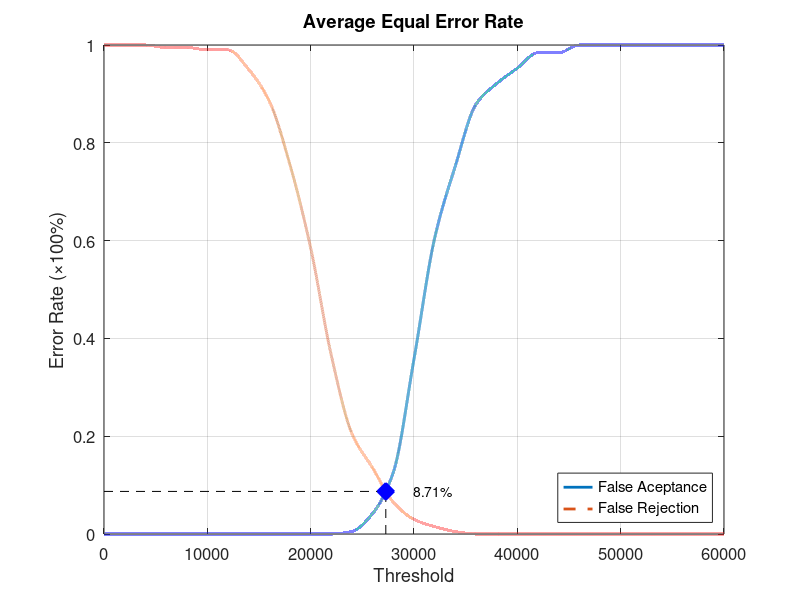
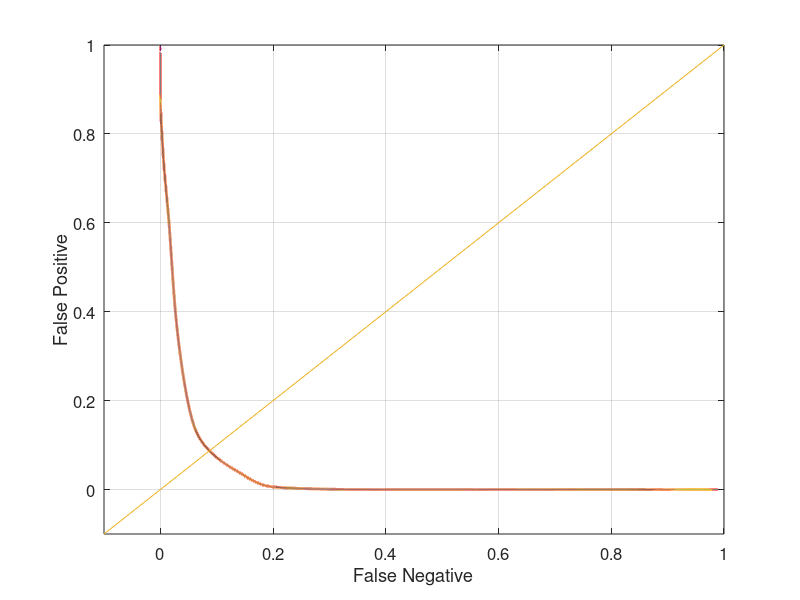

MATLAB code for these plots, in order:
function yEER = Database4_1
close all;
clear;
clc;
x = 0:2000:60000;
xq = 0:0.5:60000;

y0 = [0 0 0 0 0 0 0 0 0 0 0 0 0.00526316 0.0421053 0.126316 0.357895 0.605263 0.752632 0.878947 0.921053 0.952632 0.984211 0.984211 1 1 1 1 1 1 1 1];
yy0 = interp1(x, y0, xq, 'pchip');
y1 = [1 1 1 0.995 0.995 0.99 0.99 0.95 0.885 0.755 0.585 0.365 0.205 0.135 0.065 0.03 0.015 0.005 0 0 0 0 0 0 0 0 0 0 0 0 0];
yy1 = interp1(x, y1, xq, 'pchip');

% Calculating EER: 
y2 = abs(y0 - y1);
find(y2 == min(y2))
yy2 = abs(yy0 - yy1);
xEER = find(yy2 == min(yy2));
xEERIndex = xq(xEER) % X-axis EER
yEER = yy0(xEER) % Y-axis EER

main = figure
plot(xq, yy0,'-','LineWidth', 2);	hold on
plot(xq, yy1,'--','LineWidth', 2);	hold on
plot([xEERIndex xEERIndex], [0 yEER], 'k--');	hold on
plot([0 xEERIndex], [yEER yEER], 'k--');	hold on
plot(xEERIndex, yEER, 'bx', 'LineWidth', 10);	hold on
text(xEERIndex + 10 * xEERIndex / 100, yEER, [num2str(round((10000 * yEER)) / 100) '%'])
legend('False Aceptance', 'False Rejection', 'Location', 'SouthEast')
xlabel('Threshold')
ylabel('Error Rate (\times100%)')
title('Average Equal Error Rate')
set(gca, 'FontSize', 12)
axis([0 60000 0 1])
grid on

print(main, 'Database4_1Main', '-dpng');
FNRxFPR = figure('Color', [1 1 1]);
plot(yy1, yy0, '-', yy1, yy0, 'LineWidth', 2);
hold on
y = -0.1:0.1:1
plot(y, y); 
set(gca, 'FontSize', 12)
xlabel('False Negative')
ylabel('False Positive')
axis([-0.1 1 -0.1 1])
set(gca, 'FontSize', 12)
grid on

print(FNRxFPR, 'Database4_1FNRxFPR','-dpng');
end
